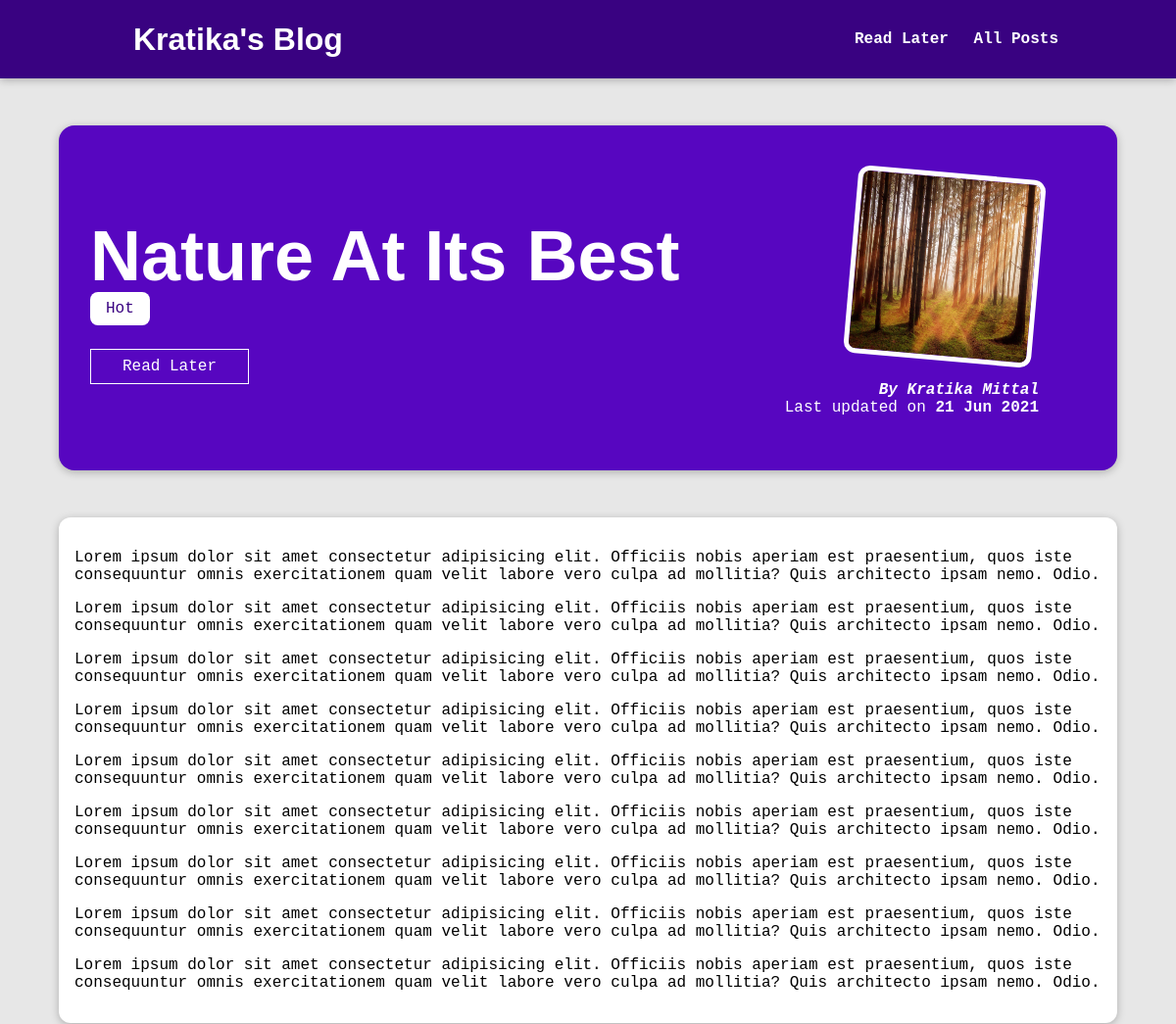
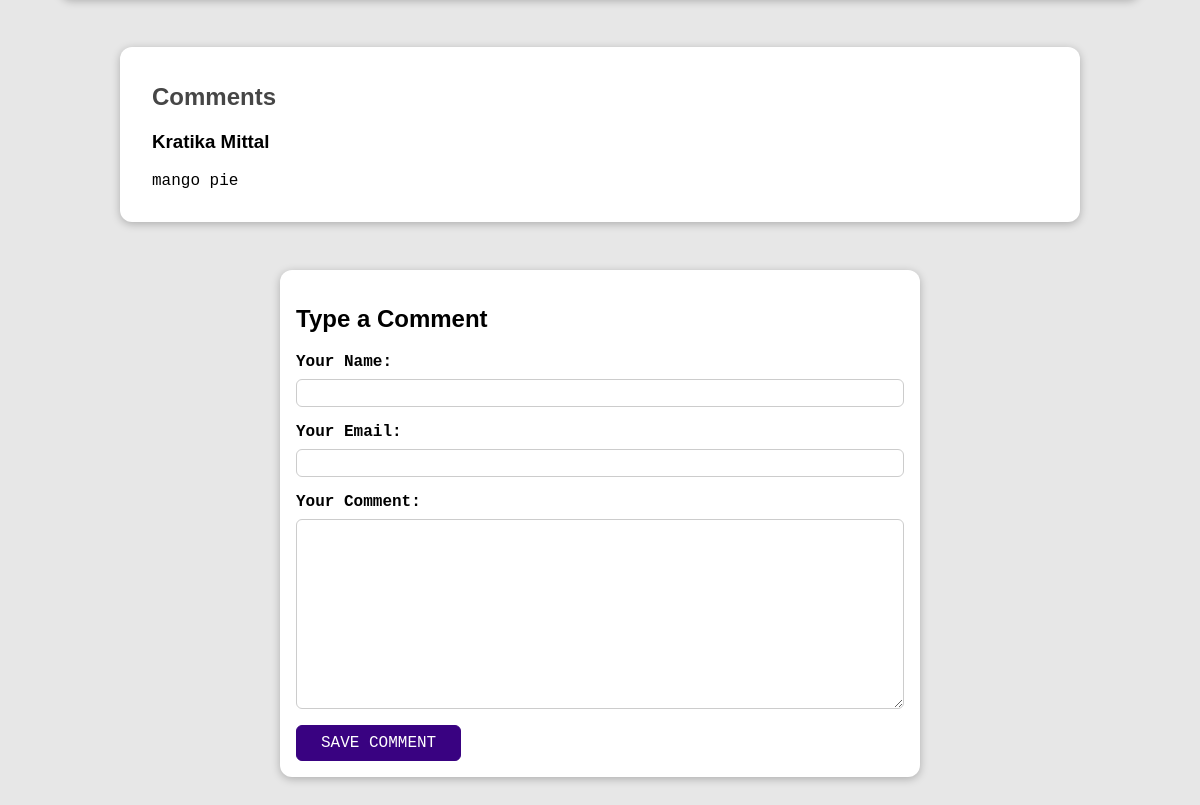
The page /posts/nature-at-its-best on the database its author committed (2 pictures, top to bottom).
### blog/models.py (models this page shows, shortened)
class Post(models.Model):
    title = models.CharField(max_length=50)
    excerpt = models.CharField(max_length=250)
    image = models.ImageField(upload_to='posts', null=True)
    date = models.DateField(auto_now=True)
    slug = models.SlugField(unique=True, db_index=True)
    content = models.TextField(validators=[MinLengthValidator(10)])
    author = models.ForeignKey(Author, null=True, on_delete=models.SET_NULL, related_name='posts')
    tags = models.ManyToManyField(Tag)

class Tag(models.Model):
    caption = models.CharField(max_length=20)

class Author(models.Model):
    first_name = models.CharField(max_length=100)
    last_name = models.CharField(max_length=100)
    email = models.EmailField()
    def __str__(self):
        return f"{self.first_name} {self.last_name}"

class Comment(models.Model):
    user_name = models.CharField(max_length=120)
    user_email = models.EmailField()
    text = models.TextField(max_length=400)
    post = models.ForeignKey(Post, on_delete=models.CASCADE, related_name='comments')

### blog/views.py (the view, shortened to what this page needs)
# urls.py: path('posts/<slug:slug>', views.DetailPostView.as_view(), name='post-detail-page'),
class DetailPostView(View):
    def is_stored_post(self, request, post_id):
        stored_posts = request.session.get("stored_posts")
        if stored_posts is not None:
            saved_for_later = post_id in stored_posts
        else:
            saved_for_later = False
        return saved_for_later
    def get(self, request, slug):
        post = Post.objects.get(slug=slug)
        context = {
            "post": post,
            "post_tags": post.tags.all(),
            "comment_form": CommentForm(),
            "comments": post.comments.all().order_by("-id"),
            "saved_for_later": self.is_stored_post(request, post.id)
        }
        return render(request, "blog/post-detail.html", context)

### blog/forms.py
class CommentForm(forms.ModelForm):
    class Meta:
        model = Comment
        exclude = ['post']
        labels = {
            "user_name": "Your Name",
            "user_email": "Your Email",
            "text": "Your Comment"
        }

### blog/templates/blog/post-detail.html (shortened to what this page needs)
{% extends 'base.html' %}
{% load static %}
{% block css_files %}
    <link rel="stylesheet" href="{% static "blog/post-detail.css" %}?{% now "U" %}">
{% endblock %}
{% block content %}
    <section id="summary">
        <h2>{{ post.title }}</h2>
        <div>
            {% for tag in post_tags %}
                <span class="tag">{{ tag.caption }}</span>
            {% endfor %}
        </div>
        <div id="read-later">
            <form action="{% url "read-later" %}" method="POST">
                <button>
                    {% if saved_for_later %}
                        Remove from Read Later
                    {% else %}
                        Read Later
                    {% endif %}
                </button>
            </form>
        </div>
        <article>
            <img src="{{ post.image.url }}" alt="{{ post.title }}">
            <address><a href="mailto:{{ post.author.email }}">By {{ post.author }}</a></address>
            <div>
                Last updated on
                <time>{{ post.date|date:"d M Y" }}</time>
            </div>
        </article>
    </section>
    <main>
        {{ post.content|linebreaks }}
    </main>
    <section id="comments">
        <h2>Comments</h2>
        <ul>
            {% for comment in comments %}
                <li>
                    <h3>{{ comment.user_name }}</h3>
                    <p>{{ comment.text|linebreaks }}</p>
                </li>
            {% endfor %}
        </ul>
    </section>
    <section id="comment_form">
        <h2>Type a Comment</h2>
        <form method="POST" action="{% url "post-detail-page" post.slug %}">
            {% for field in comment_form %}
                <div class="form-control {% if field.errors %}invalid{% endif %}">
                    {{ field.label_tag }}
                    {{ field }}
                </div>
            {% endfor %}
            <button>SAVE COMMENT</button>
        </form>
    </section>
{% endblock %}

### static/app.css (style rules this page uses)
* { box-sizing: border-box; }
html { font-family: "Tahoma", monospace; }
body { margin: 0; }
h1, h2, h3 { font-family: "Comic Sans MS", sans-serif; font-weight: bold; }

### blog/static/blog/post-detail.css (style rules this page uses)
body { background-color: #e7e7e7; }
#summary { margin: 8rem auto 3rem auto; padding: 2rem; width: 90%; max-width: 90rem; border-radius: 16px; background-color: #5706c0; position: relative; box-shadow: 0 2px 8px rgba(0, 0, 0, 0.25); height: 22rem; }
#summary h2 { color: white; font-size: 4.5rem; margin-bottom: 0.25rem; }
#summary article { position: absolute; top: 2rem; right: 3rem; padding: 1rem 2rem; border-radius: 12px; text-align: right; color: white; }
#summary article img { width: 12rem; height: 12rem; border-radius: 12px; transform: rotateZ(5deg); border: 5px solid white; margin-bottom: 1rem; }
#summary address { font-weight: bold; }
#summary a { color: white; text-decoration: none; }
#summary time { font-weight: bold; }
#read-later { margin: 2rem 0; }
#read-later button { background-color:transparent; border: 1px solid white; padding: 0.5rem 2rem; font: inherit; color: white; cursor: pointer; }
main { width: 90%; max-width: 90rem; margin: 3rem auto; background-color: white; padding: 1rem; border-radius: 12px; box-shadow: 0 2px 8px rgba(0, 0, 0, 0.25); }
.tag { background-color: white; color: #390281; padding: 0.5rem 1rem; border-radius: 8px; }
#comment_form { width: 90%; margin: 3rem auto; max-width: 40rem; border-radius: 12px; background-color: white; box-shadow: 0 2px 8px rgba(0, 0, 0, 0.25); padding: 1rem; }
.form-control { margin-bottom: 1rem; }
.form-control label { font-weight: bold; margin-bottom: 0.5rem; display: block; }
.form-control input, .form-control textarea { display: block; width: 100%; font: inherit; padding: 0.25rem; border-radius: 6px; border: 1px solid #ccc; }
#comment_form button { font: inherit; background-color:#390281; color:#fff; border: 1px solid #390281; padding:0.5rem 1.5rem; border-radius: 6px; cursor: pointer; }
#comments { margin: 3rem auto; width: 90%; max-width: 60rem; border-radius: 12px; background-color: white; box-shadow: 0 2px 8px rgba(0, 0, 0, 0.25); padding: 1rem 2rem; }
#comments ul { list-style: none; margin: 0; padding: 0; }
#comments li { margin-bottom: 1rem; border-bottom: 2px solid #ccc; }
#comments li:last-of-type { border-bottom: none; }
#comments h2 { color: #464646; }

### rows shown on the page
Post: title "Nature At Its Best", image (picture), author "Kratika Mittal", date "21 Jun 2021", content "Lorem ipsum dolor sit amet consectetur adipisicing elit. Officiis nobis aperiam est praesentium, quos iste consequuntur omnis exercitationem quam velit labore vero culpa ad mollitia? Quis architecto ipsam nemo. Odio. Lorem ipsum dolor sit amet consectetur adipisicing elit. Officiis nobis aperiam est praesentium, quos iste consequuntur omnis exercitationem quam velit labore vero culpa ad mollitia? Quis architecto ipsam nemo. Odio. Lorem ipsum dolor sit amet consectetur adipisicing elit. Officiis nobis aperiam est praesentium, quos iste consequuntur omnis exercitationem quam velit labore vero culpa ad mollitia? Quis architecto ipsam nemo. Odio. Lorem ipsum dolor sit amet consectetur…"
Tag: caption "Hot"
Comment: user_name "Kratika Mittal", text "mango pie"

### other values the page prints
{{ field.label_tag }} "Your Name:" "Your Email:" "Your Comment:"
